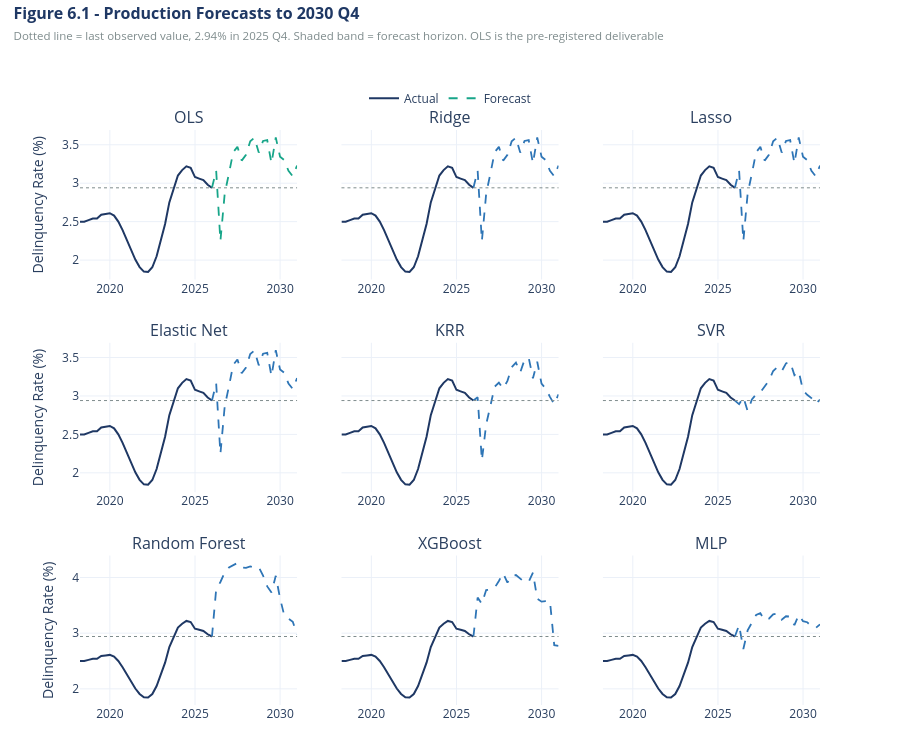

Notebook source saved alongside this figure:
### Code cell
# 6.5 - Figure 6.1 production forecasts, one panel per model
# Each model refitted on the full 137-quarter history and projected forward on the Stage A
# macro paths. Tree ensembles and RBF kernels cannot predict outside the range of their
# training data, so flat or bounded paths reflect model structure rather than economics.
hist = df[TARGET].loc[:EVAL_END].dropna()
link = lambda s: ([hist.index[-1]] + list(s.index), [hist.iloc[-1]] + list(s.values))

fcst_all = {n: pd.Series(results[n]['fcst_pred'],
                         index=pd.DatetimeIndex(results[n]['idx_fcst']))
            for n in MODEL_NAMES}

recent   = hist.loc['2018':]
last_obs = df.loc[EVAL_END, TARGET]

ncols = 3
nrows = int(np.ceil(len(MODEL_NAMES) / ncols))
fig = make_subplots(rows=nrows, cols=ncols, subplot_titles=MODEL_NAMES,
                    vertical_spacing=0.11, horizontal_spacing=0.06,
                    shared_yaxes=True)

for i, name in enumerate(MODEL_NAMES):
    r, c = i // ncols + 1, i % ncols + 1
    xf, yf = link(fcst_all[name])
    colour = TEAL if name == 'OLS' else BLUE

    fig.add_vrect(x0=FCST_START, x1=FCST_END, row=r, col=c,
                  fillcolor='rgba(23,165,137,0.05)', line_width=0)
    fig.add_trace(go.Scatter(x=recent.index, y=recent.values, mode='lines', name='Actual',
                             line=dict(color=NAVY, width=2),
                             showlegend=(i == 0)), row=r, col=c)
    fig.add_trace(go.Scatter(x=xf, y=yf, mode='lines', name='Forecast',
                             line=dict(color=colour, width=1.8, dash='dash'),
                             showlegend=(i == 0)), row=r, col=c)
    fig.add_hline(y=last_obs, line_dash='dot', line_color=GREY, line_width=1,
                  row=r, col=c)

fig.update_layout(
    title=dict(text=('<b>Figure 6.1 - Production Forecasts to 2030 Q4</b>'
                     f'<br><span style="font-size:11.5px;color:{GREY}">'
                     f'Dotted line = last observed value, {last_obs:.2f}% in 2025 Q4. '
                     'Shaded band = forecast horizon. OLS is the pre-registered '
                     'deliverable</span>'),
               font=dict(size=16, color=NAVY), x=0.015, xanchor='left',
               y=0.975, yanchor='top'),
    template=TEMPLATE, height=250 * nrows,
    legend=dict(orientation='h', yanchor='bottom', y=1.03, xanchor='center', x=0.5),
    margin=dict(t=130, b=45))
fig.update_yaxes(title_text='Delinquency Rate (%)', col=1)
fig.show()
